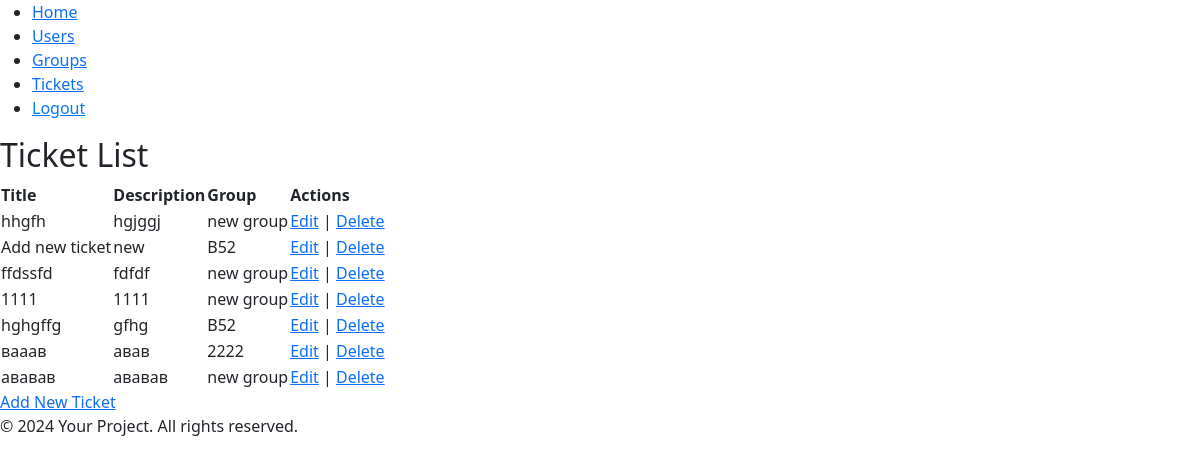
/tickets/ (signed in), run on an earlier commit of the app's database.
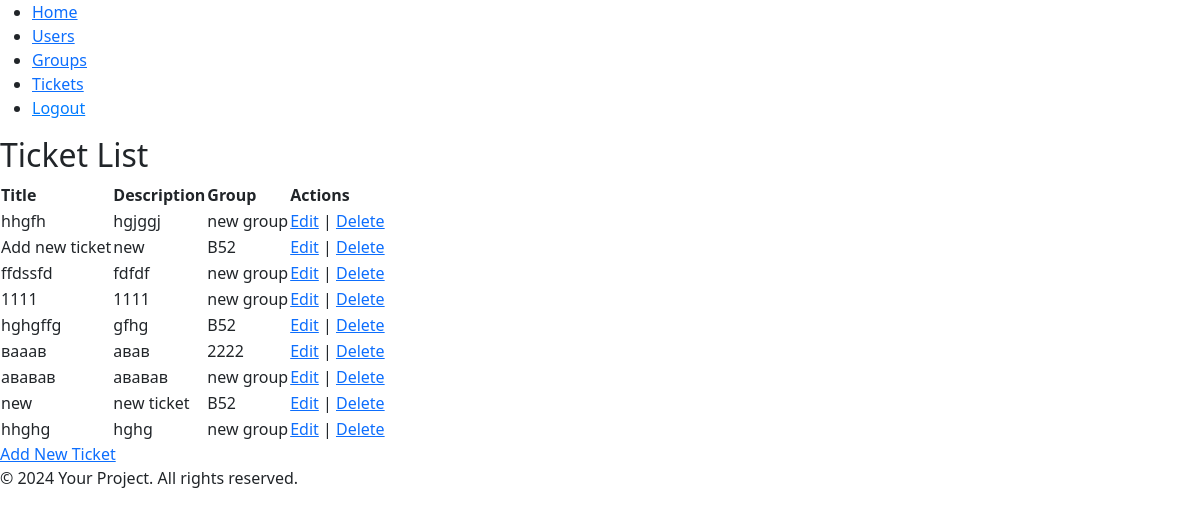
And on a later commit of the database.
### main/models.py (models this page shows, shortened)
class Ticket(models.Model):
    title = models.CharField(max_length=200)
    description = models.TextField()
    created_at = models.DateTimeField(auto_now_add=True)
    user = models.ForeignKey(User, on_delete=models.CASCADE)
    group = models.ForeignKey(Group, on_delete=models.CASCADE)

class Group(models.Model):
    name = models.CharField(max_length=100)
    description = models.TextField()

### main/views.py (the view)
# urls.py: path('tickets/', views.ticket_list, name='ticket_list'),
@login_required
def ticket_list(request):
    if request.user.role == 'Admin':
        tickets = Ticket.objects.all()
    else:
        tickets = Ticket.objects.filter(group__in=request.user.groups.all())
    return render(request, 'tickets/tickets_list.html', {'tickets': tickets})

### main/templates/tickets/tickets_list.html (shortened to what this page needs)
{% extends 'base.html' %}
{% block content %}
<h2>Ticket List</h2>
<table>
    <tr>
        <th>Title</th>
        <th>Description</th>
        <th>Group</th>
        <th>Actions</th>
    </tr>
    {% for ticket in tickets %}
    <tr>
        <td>{{ ticket.title }}</td>
        <td>{{ ticket.description }}</td>
        <td>{{ ticket.group.name }}</td>
        <td>
            <a href="{% url 'ticket_update' ticket.id %}">Edit</a> |
            <a href="{% url 'ticket_delete' ticket.id %}">Delete</a>
        </td>
    </tr>
    {% endfor %}
</table>
<a href="{% url 'ticket_create' %}">Add New Ticket</a>
{% endblock %}

What changed in the data, as far as the page shows it:
added Ticket: title "new", description "new ticket", group.name "B52"
added Ticket: title "hhghg", description "hghg", group.name "new group"
